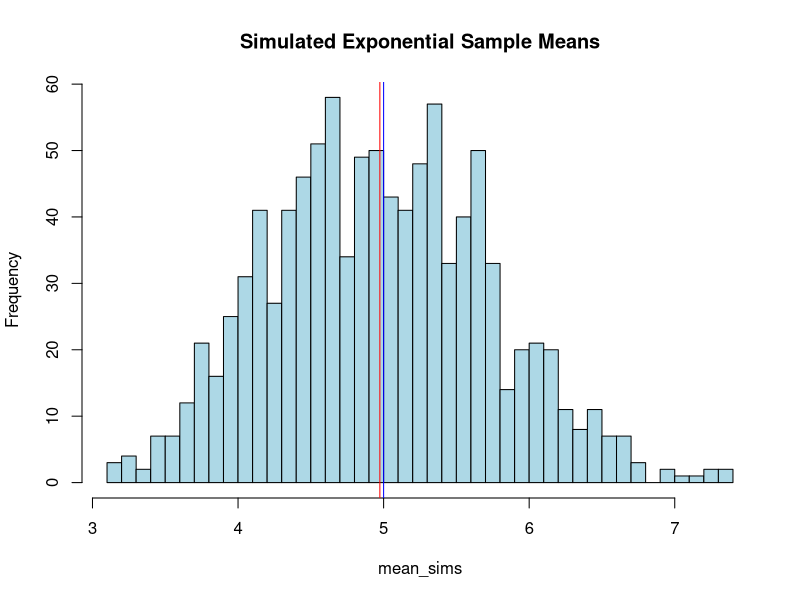
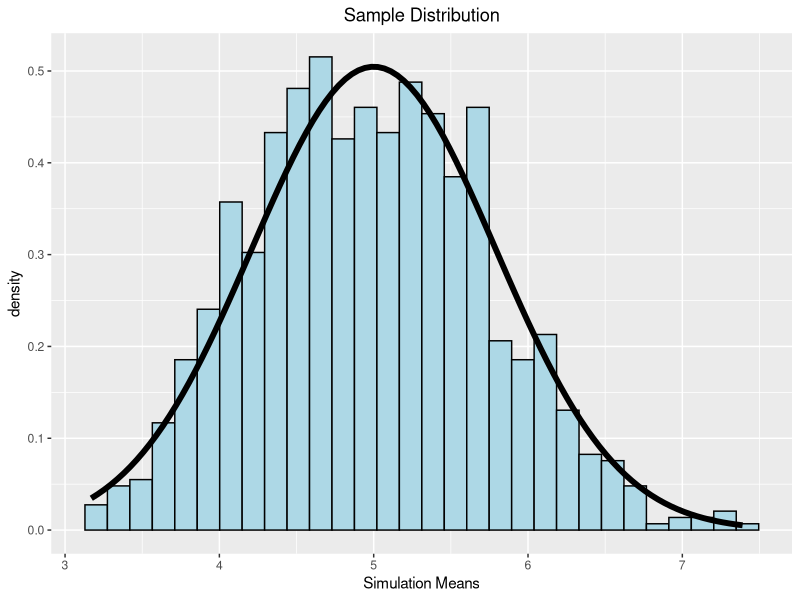

Source code (R) for these figures, in order:
## ---- chunk 1
knitr::opts_chunk$set(echo = TRUE)
## ---- chunk 2
set.seed(1234)
lambda=0.2
n=40
sims = 1000
## ---- chunk 3
run_sims <- replicate(sims, rexp(n,lambda))
mean_sims <- apply(run_sims, 2, mean)
## ---- chunk 4
sampleMean <- mean(mean_sims)
sampleMean
theoreticalMean <- 1/lambda 
theoreticalMean
## ---- chunk 5
hist(mean_sims, main="Simulated Exponential Sample Means", col="lightblue", breaks=50)
abline(v=sampleMean, col="red")
abline(v=theoreticalMean, col="blue")
## ---- chunk 6
sampleSD <- sd(mean_sims)
sampleVar <- var(mean_sims)
sampleVar

theoreticalSD <- (1/lambda)/sqrt(n)
theoreticalVar <- theoreticalSD^2
theoreticalVar

difference = theoreticalVar-sampleVar
difference
## ---- chunk 7
library(ggplot2)
ggplot(data.frame(y=mean_sims), aes(x=y)) + geom_histogram(aes(y=..density..), color="black", fill="lightblue") + stat_function(fun=dnorm, args=list(mean=lambda^(-1), sd=(lambda*sqrt(n))^(-1)), size=2) + labs(title="Sample Distribution",x="Simulation Means") + theme(plot.title=element_text(hjust=0.5))
